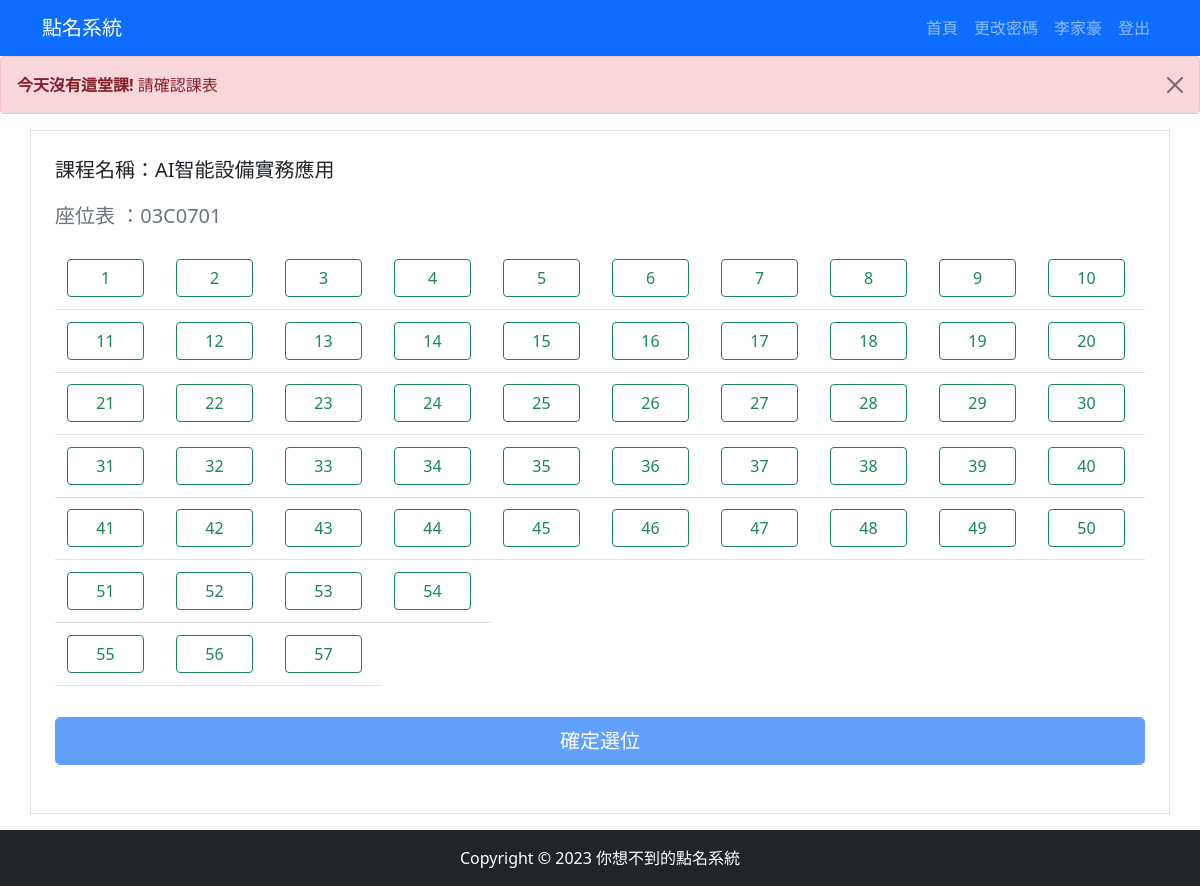
Page /course/AI智能設備實務應用/ (signed in) on the committed database.
### loginapp/models.py (models this page shows, shortened)
class Student(models.Model):
    className = models.CharField(max_length=20, verbose_name='班級名稱')
    studentID = models.CharField(max_length=10, primary_key=True, verbose_name='學號')
    name = models.CharField(max_length=30, verbose_name='姓名')
    password = models.CharField(max_length=128, verbose_name='密碼')
    email = models.EmailField(max_length=254, verbose_name='email')
    is_student = models.BooleanField(default=True)
    is_teacher = models.BooleanField(default=False)
    def __str__(self):
        return self.name
    class Meta:
        verbose_name = '學生'
        verbose_name_plural = '學生列表'

class Course(models.Model):
    course_key = models.CharField(
        max_length=20, primary_key=True, default="", verbose_name="課程代碼")  # 課程代碼
    teacher_key = models.ForeignKey(
        Teacher, on_delete=models.CASCADE, verbose_name="教師代碼")  # 教師代碼
    course_name = models.CharField(max_length=20, verbose_name="課程名稱")  # 課程名稱
    department = models.CharField(max_length=20, verbose_name="科系")  # 科系
    course_grade = models.CharField(max_length=20, verbose_name="年級")  # 年級
    course_className = models.CharField(max_length=20, verbose_name="班別")  # 班別
    classroom = models.ForeignKey(
        Classroom, on_delete=models.CASCADE, verbose_name="教室代碼")  # 教室代碼
    seat = models.IntegerField(default=0, verbose_name="座位")  # 座位
    DAY_CHOICES = [
        (1, '星期一'),
        (2, '星期二'),
        (3, '星期三'),
        (4, '星期四'),
        (5, '星期五'),
        (6, '星期六'),
        (7, '星期天'),
    ]
    day_of_week = models.IntegerField(choices=DAY_CHOICES, default=1)
    class_time = models.TimeField(null=True, blank=True)  # 上課時間，默认为null，可以为空
    def __str__(self):
        return self.course_name
    class Meta:
        verbose_name = '課程'
        verbose_name_plural = '課程列表'

class Classroom(models.Model):
    classroom_key = models.CharField(max_length=20, primary_key=True, verbose_name='教室代碼')
    seat = models.IntegerField(default=0, verbose_name='座位')
    class Meta:
        verbose_name = '教室'
        verbose_name_plural = '教室列表'

### loginapp/views.py (the view, shortened to what this page needs)
# urls.py: path('course/<str:subject>/', views.course, name='course'),
def course(request, subject):
    username = request.session.get('username')
    position = request.session.get('position')
    current_time = datetime.now()
    if position == 'student':
        course_selection = Course_Selection.objects.filter(studentID=username)
        username2 = Student.objects.get(studentID=username)
    else:
        course = Course.objects.filter(teacher_key=username)
        username2 = Teacher.objects.get(teacher_key=username)
    seats_per_column = [57, 54, 50, 40, 30, 20, 10]
    print('username:', username2)
    print(subject)
    try:
        course = Course.objects.get(course_name=subject)
        courses = Course.objects.filter(course_name=subject)
        students = Course_Selection.objects.filter(
            course_key=course).values_list('studentID__studentID', 'studentID__name')
        print('學生:', students)
        classroom = course.classroom.classroom_key
        print('classroom:', classroom, type(classroom))
        print(course)
        print(courses.values_list()[0][0])
        cid = courses.values_list()[0][0]
        msg = "None"
        weeks_passed = calculate_week_number(current_time)
        print(weeks_passed)
        try:
            course_seat = Course_seat.objects.filter(
                course_id=cid, week_number=weeks_passed)
            print(course_seat)
        except Exception as e:
            print(e)
        seat_dict = {}
        username_dict = {}
        for i in range(1, course.classroom.seat + 1):
            seat_dict[str(i)] = 0
        for i in course_seat:
            seat_dict[str(i.number)] = i.student
        week = course.day_of_week
        print("星期:", week)
        current_day_of_week = current_time.weekday() + 1
        week_same = week == current_day_of_week
        print(week_same)
        if week_same == True:
            class_datetime = datetime.combine(
                datetime.today(), course.class_time)
            if position != 'teacher':
                if not (class_datetime - timedelta(minutes=10) < current_time < class_datetime + timedelta(minutes=10)):
                    msg = "選位時間未到/已過"
                    return render_course_template(request, subject, seat_dict, course, course_seat, username2, msg, seats_per_column, classroom, position, students)
        else:
            msg = "今天沒有這堂課"
            return render_course_template(request, subject, seat_dict, course, course_seat, username2, msg, seats_per_column, classroom, position, students)
    except Course.DoesNotExist:
        return render(request, "course_not_found.html", {"subject": subject})

### loginapp/views.py (called while the page is built)
def render_course_template(request, subject, seat_dict, course, course_seat, username2, msg=None, seats_per_column=None, classroom=None, position=None, students=None):
    return render(request, 'course.html', {
        "subject": subject,
        "seat": seat_dict,
        "course": course,
        "course_seat": course_seat,
        "username2": username2,
        "message": msg,
        "seats_per_column": seats_per_column,
        "classroom": classroom,
        "position": position,
        "students": students,
    })

def calculate_week_number(current_time):
    first_week_start_time = datetime(2023, 9, 10)
    weeks_passed = (current_time - first_week_start_time).days // 7 + 1
    return weeks_passed

### templates/course.html (shortened to what this page needs)
{% extends 'base.html' %}
{% block content %}
    {% if message == 'alert' %}
        <div class="alert alert-warning alert-dismissible fade show" role="alert">
            <strong>已選位!</strong> 請刪除選位後，再進行選擇
            <button type="button" class="btn-close" data-bs-dismiss="alert" aria-label="Close"></button>
        </div>
    {% elif message == 'tt' %}
        <div class="alert alert-danger alert-dismissible fade show" role="alert">
            <strong>請選位!</strong> 請選則座位後，再按確定選位
            <button type="button" class="btn-close" data-bs-dismiss="alert" aria-label="Close"></button>
        </div>
    {% elif message == '選位時間未到/已過' %}
        <div class="alert alert-danger alert-dismissible fade show" role="alert">
            <strong>選位時間未到/已過!</strong> 請確認課表
            <button type="button" class="btn-close" data-bs-dismiss="alert" aria-label="Close"></button>
        </div>
    {% elif message == '今天沒有這堂課' %}
        <div class="alert alert-danger alert-dismissible fade show" role="alert">
            <strong>今天沒有這堂課!</strong> 請確認課表
            <button type="button" class="btn-close" data-bs-dismiss="alert" aria-label="Close"></button>
        </div>
    {% endif %}
    <div class="container border">
        <div class="col-sm-12">
          <div class="container mt-4">
            <p class="fs-5">課程名稱：{{subject}}</p>
            <p class="fs-5 text-muted">座位表 ：{{classroom}}</p>
        </div>
            <div class="clearfix">
                <div class="col-12">
                    <form action="{% url 'course' subject=subject %}" class="mb-5" method="post">
                        <div class="container">
                            <div class="col-12">
                                <div class="table-responsive mt-3">
                                    {% if classroom == '03C0701' %}
                                        <div>
                                            <table class="table">
                                                {% for key, value in seat.items %}
                                                    {% if key != '0' %}
                                                        {% if forloop.counter0|divisibleby:10 and not forloop.first %}
                                                            </tr><tr>
                                                        {% endif %}
                                                        <td>
                                                            <div class="col-md-12 ">
                                                                {% if value == 0 %}
                                                                    <label style="width: 77px;" class="btn btn-outline-success m-1"
                                                                        for="success-outlined-{{ key }}">{{ key }}</label>
                                                                {% elif value != 0 %}
                                                                    <input value="{{ key }}" type="radio" class="btn-check"
                                                                        name="number" id="success-outlined-{{ key }}"
                                                                        autocomplete="off" disabled>
                                                                    <label style="width: 77px;" class="btn btn-success m-1"
                                                                        for="success-outlined-{{ key }}">{{ value }}</label>
                                                                {% endif %}
                                                            </div>
                                                        </td>
                                                        {% if forloop.counter in seats_per_column %}
                                                            </tr><tr>
                                                        {% endif %}
                                                    {% endif %}
                                                {% endfor %}
                                            </table>
                                        </div>
                                    {% endif %}
                                </div>
                                <div class="mt-3">
                                    {% if message == 'None' or  position == 'teacher' %}
                                        {% if message == '今天沒有這堂課' %}
                                            <input class="form-control btn btn-lg btn-primary" type="submit" value="確定選位" disabled>
                                        {% else %}
                                            <input class="form-control btn btn-lg btn-primary" type="submit" value="確定選位">
                                        {% endif %}
                                    {% else %}
                                        {% if message == 'alert' or message == 'tt' %}
                                            <input class="form-control btn btn-lg btn-primary" type="submit" value="確定選位" >
                                        {% else %}
                                            <input class="form-control btn btn-lg btn-primary" type="submit" value="確定選位" disabled>
                                        {% endif %}
                                    {% endif %}
                                </div>
                            </div>
                        </div>
                    </form>
                </div>
            </div>
        </div>
    </div>
{% endblock content %}

### templates/base.html (shortened to what this page needs)
<!doctype html>
{% load static %}
<html lang="en">
    <head>
        <link href="https://cdn.jsdelivr.net/npm/bootstrap@5.1.1/dist/css/bootstrap.min.css" rel="stylesheet"
>
    </head>
    <body>
        <nav class="navbar navbar-expand-lg navbar-dark bg-primary">
            <div class="container">
                <a class="navbar-brand" href="">點名系統</a>
                <div>
                    <ul class="navbar-nav">
                        <li class="nav-item">
                            <a class="nav-link" href="/index/">首頁</a>
                        </li>
                        <li class="nav-item">
                            <a class="nav-link" href="/change-password/">更改密碼</a>
                        </li>
                        {% if request.session.username %}
                        <li class="nav-item ">
                            <a class="nav-link" href="/index/">{{ username2 }}</a>
                        </li>
                        {% else %}
                        <li class="nav-item">
                            <a class="nav-link" href="/login/">登入</a>
                        </li>
                        {% endif %}
                        <li class="nav-item">
                            <a class="nav-link" href="/logout">登出</a>
                        </li>
                    </ul>
                </div>
            </div>
         </nav>
        {% block content %}{% endblock  %}
        <div>
           <br><br><br>
        </div>
        <footer class="py-3 bg-dark fixed-bottom">
           <div class="container">
               <p class="m-0 text-center text-white">Copyright &copy; 2023 你想不到的點名系統 </p>
           </div>
        </footer>
    </body>
</html>

### templates/course.html (style rules this page uses)
.table-responsive { width: 100%; margin-bottom: 0; }
.container { height: 100%; width: 100%; }

### rows in the picture
Student: name "李家豪"
Course: course_name "AI智能設備實務應用"
Classroom: classroom_key "03C0701"

### other values in the picture
{{ key }} "1" "2" "3" "4" "5" "6" "7" "8" "9" "10" "11" "12" "13" "14" "15" "16" "17" "18" "19" "20" "21" "22" "23" "24" "25" "26" "27" "28" "29" "30" "31" "32" "33" "34" "35" "36" "37" "38" "39" "40" "41" "42" "43" "44" "45" "46" "47" "48" "49" "50" "51" "52" "53" "54" "55" "56" "57"
